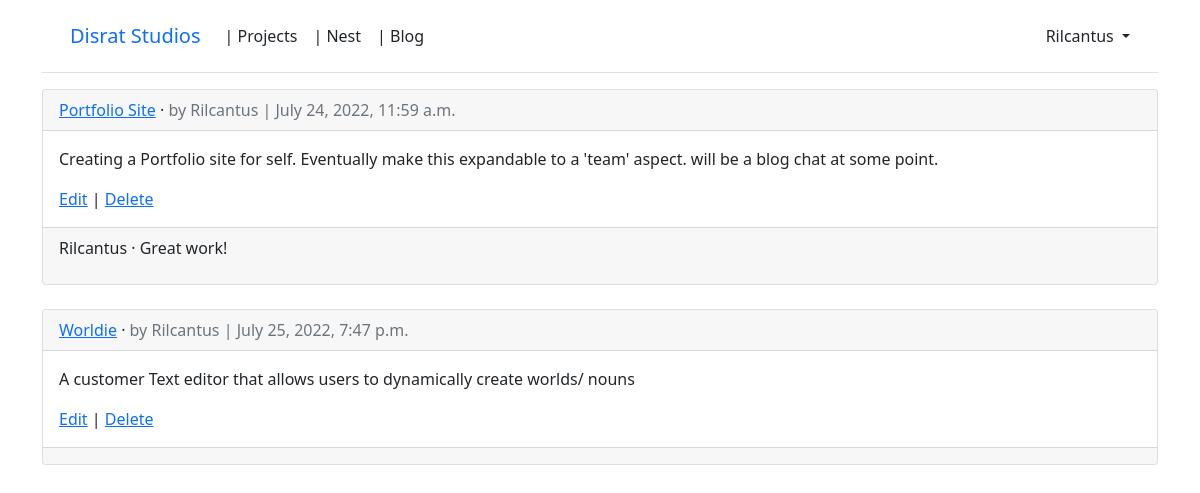
Page /projects/ (signed in) on the committed database.
### accounts/models.py (models this page shows)
class CustomUser(AbstractUser):
    age = models.PositiveIntegerField(null=True, blank=True)

### projects/models.py (models this page shows, shortened)
class Project(models.Model):
    title = models.CharField(max_length=255)
    overview = models.TextField()
    date = models.DateTimeField(auto_now_add=True)
    author = models.ForeignKey(
        settings.AUTH_USER_MODEL,
        on_delete=models.CASCADE,
    )

class ProjectComment(models.Model):
    project = models.ForeignKey(Project, on_delete=models.CASCADE)
    comment = models.CharField(max_length=140)
    author = models.ForeignKey(
        settings.AUTH_USER_MODEL,
        on_delete=models.CASCADE,
    )
    def __str__(self):
        return self.comment

### projects/views.py (the view)
# urls.py: path("", ProjectListView.as_view(), name="project_list"),
class ProjectListView(LoginRequiredMixin, ListView):
    model = Project
    template_name: str = "project/project_list.html"

### templates/project/project_list.html (shortened to what this page needs)
{% extends 'base.html' %}
{% block content %}
{% for project in project_list %}
    <div class="card">
        <div class="card-header">
            <span class="font-weight-bold"><a href="{% url 'project_detail' project.pk %}">{{ project.title }}</a></span> &middot;
            <span class="text-muted">by {{ project.author }} |
            {{ project.date }}</span>
        </div>
        <div class="card-body">
            <p>{{ project.overview }}</p>
            <a href="{% url 'project_edit' project.pk %}">Edit</a> |
            <a href="{% url 'project_delete' project.pk %}">Delete</a>
        </div>
        <div class="card-footer">
            {% for projectcomment in project.projectcomment_set.all %}
            <p>
                <span class="font-weight-bold">
                    {{ projectcomment.author }} &middot;
                </span>
                {{ projectcomment }}
            </p>
            {% endfor %}
        </div>
    </div>
    <br />
{% endfor %}
{% endblock content %}

### templates/base.html (shortened to what this page needs)
<!DOCTYPE html>
<html>
<head>
    <link href="https://cdn.jsdelivr.net/npm/bootstrap@5.1.3/dist/css/bootstrap.min.css" rel="stylesheet">
</head>
<body>
<div class="container">
    <header class="p-3 mb-3 border-bottom">
        <div class="container">
            <div class = "d-flex flex-wrap align-items-center justify-content-center
            justify-content-lg-start">
            <a class="navbar-brand" href="{% url 'home' %}">Disrat Studios</a>
            <ul class="nav col-12 col-lg-auto me-lg-auto mb-2 justify-content-center mb-md-0">
            {% if user.is_authenticated %}
                <li><a href="{% url 'project_list' %}" class="nav-link px-2 link-dark"> | Projects</a></li>
                <li><a href="#" class="nav-link px-2 link-dark"> | Nest</a></li>
                <li><a href="#" class="nav-link px-2 link-dark"> | Blog</a></li>
            </ul>
                <div class="dropdown text-end">
                    <a href="#" class="d-block link-dark text-decoration-none dropdown-toggle"
                        id="dropdownUser1" data-bs-toggle="dropdown" aria-expanded="false">
                        {{ user.username }}
                        </a>
                </div>
            {% endif %}
            </div>
        </div>
    </header>
    <main>
        {% block content %}
        {% endblock content %}
    </main>
</div>
</body>
</html>

### rows in the picture
CustomUser: username "Rilcantus"
Project: title "Portfolio Site", author "Rilcantus", date "July 24, 2022, 11:59 a.m.", overview "Creating a Portfolio site for self. Eventually make this expandable to a 'team' aspect. will be a blog chat at some point."
ProjectComment: author "Rilcantus", comment "Great work!"
Project: title "Worldie", author "Rilcantus", date "July 25, 2022, 7:47 p.m.", overview "A customer Text editor that allows users to dynamically create worlds/ nouns"
